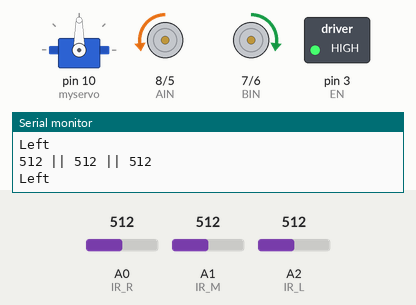
The sketch below on a simulated Arduino Uno, built with avr-gcc and run on an emulated ATmega328P. On the bench: servo, direction and speed pins drawn as motors (green arrow = direction pin HIGH = forward, orange = LOW = backward, longer = more drive), switched loads named in the sketch (green lamp = pin HIGH), the last lines printed to the serial monitor. Inputs (shaded band) come from the test bench; at power-on: A2 (IR_L) = 512, A0 (IR_R) = 512, A1 (IR_M) = 512. Random numbers use the default seed unless the sketch sets one.

Above: at 1.3 s.
1.4 s: A2 (IR_L) set to 216
2.9 s: A2 (IR_L) set to 185
At 4.2 s:
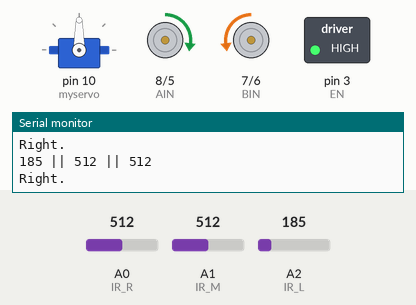
4.5 s: A0 (IR_R) set to 213
6.0 s: A0 (IR_R) set to 189
At 6.6 s:
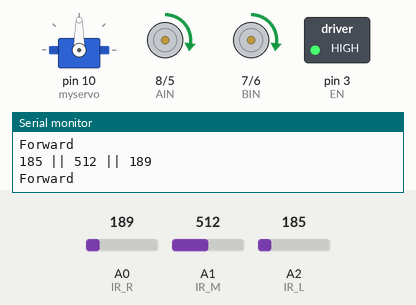
7.5 s: A1 (IR_M) set to 217
9.0 s: A1 (IR_M) set to 192
At 10.3 s:
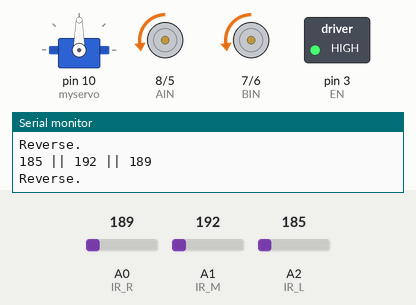
Timing chart, 0 to 11.5 s (numbered marks = the images above; inputs shaded):
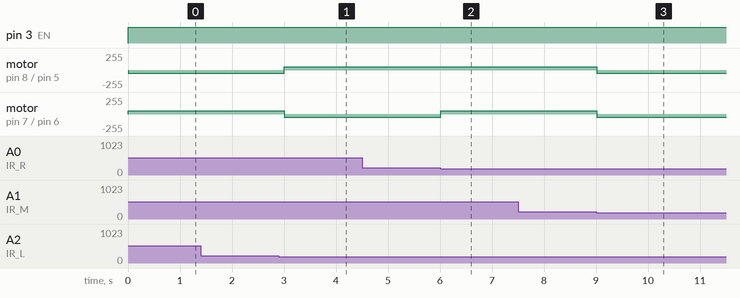

Measured:
- the behaviour switches between 200 and 199 on A2 (IR_L) (found by bisection; images 0 and 1)
- the behaviour switches between 201 and 200 on A0 (IR_R) (found by bisection; images 1 and 2)
- the behaviour switches between 200 and 199 on A1 (IR_M) (found by bisection; images 2 and 3)
- after the input at 2.9 s, motor on pin 8 (AIN) / pin 5 (PWMA): backward 50/255 → forward 50/255 after 0.11 s; motor on pin 7 (BIN) / pin 6 (PWMB): forward 50/255 → backward 50/255 after 0.11 s
- after the input at 6.0 s, motor on pin 7 (BIN) / pin 6 (PWMB): backward 50/255 → forward 50/255 at once
- after the input at 9.0 s, motor on pin 8 (AIN) / pin 5 (PWMA), motor on pin 7 (BIN) / pin 6 (PWMB): forward 50/255 → backward 50/255 at once

The sketch:

robot-obstactleavoidance0.ino
```cpp
//define variables, etc
#define PWMA 5 //right motor speed
#define PWMB 6 //left motor speed
#define BIN 7 //right motor direction
#define AIN 8 //left motor direction
#define EN 3 //enable pin -on/off
#define trigPin 13
#define echoPin 12
#define IR_L A2 //Left IR
#define IR_M A1 //Middle IR
#define IR_R A0 //Right IR
long duration;
int distance;
int speed = 110;
int speedSlow = 50;
int speedSlow2 = 40;
int findAngle = 0;
int leftIR = analogRead(IR_L);
int midIR = analogRead(IR_M);
int rightIR = analogRead(IR_R);

//servo setup
#include <Servo.h>
Servo myservo; //create servo object to control a servo
int servoPos = 0; //store servo position

void setup() {
  // put your setup code here, to run once:
  pinMode(PWMA, OUTPUT);
  pinMode(PWMB, OUTPUT);
  pinMode(BIN, OUTPUT);
  pinMode(AIN, OUTPUT);
  pinMode(EN, OUTPUT);
  pinMode(trigPin, OUTPUT);
  pinMode(echoPin, INPUT);
  pinMode(A0, INPUT);
  pinMode(A1, INPUT);
  pinMode(A2, INPUT);
  Serial.begin(9600);
  //delay(2000);
  //servo();
  //delay(3000);
  myservo.attach(10); //attach servo to pin 10, or whichever number is in the parentheses
}

void loop() {
  //autoDrive();
  //servo();
  //servoFind();
  infrared();
  lineTrack2();
}

//automatic driving mode. robot drives forward, while using distance measurements from the ultrasonic sensor to avoid crashing into obstacles
void autoDrive() {
  forward(speed);
  antiCrash();
  printDist();
}

//turns all motors forwards, so the robot moves forward
void forward(int n) {
  digitalWrite(EN, HIGH);
  //right motors
  analogWrite(PWMA, n);
  digitalWrite(BIN, HIGH);
  //left motors
  analogWrite(PWMB, n);
  digitalWrite(AIN,HIGH);
  Serial.println("Forward");
  delay(500);
  printDist();
}

//turns right motors forward and left motors backwards, so robot rotates to the left
void left(int n) {
  digitalWrite(EN, HIGH);
  //right motors
  analogWrite(PWMA, n);
  digitalWrite(BIN, HIGH);
  //left motors
  analogWrite(PWMB, n);
  digitalWrite(AIN,LOW);
  Serial.println("Left");
  delay(500);
  printDist();
}

//turns left motors forward and right motors backwards, so robot rotates to the right
void right(int n) {
  digitalWrite(EN, HIGH);
  //right motors
  analogWrite(PWMA, n);
  digitalWrite(BIN, LOW);
  //left motors
  analogWrite(PWMB, n);
  digitalWrite(AIN,HIGH);
  Serial.println("Right.");
  delay(500);
  printDist();
}

//reverses robot
void reverse(int n) {
  digitalWrite(EN, HIGH);
  //right motors
  analogWrite(PWMA, n);
  digitalWrite(BIN, LOW);
  //left motors
  analogWrite(PWMB, n);
  digitalWrite(AIN,LOW);
  Serial.println("Reverse.");
  delay(500);
  printDist();
}

//stops robot
void stop() {
  digitalWrite(EN, LOW);
  Serial.println("Stopped.");
  printDist();
}

//detects distance using the ultrasound
int ultrasound() {
  digitalWrite(trigPin, LOW); //make sure that trigger starts off
  delayMicroseconds(2);
  digitalWrite(trigPin, HIGH); //make trigger send signal
  delayMicroseconds(10);
  digitalWrite(trigPin, LOW); //turns trigger off
  duration = pulseIn(echoPin, HIGH); //checks time from echo
  distance = duration * 0.034 / 2; //use speed of sound to calculate distance
  return distance;
}

//uses motors to move the robot away from obstacles
void avoid() {
  stop();
  //delay(500);
  reverse(speed);
  delay(300);
  randomDirection();
  delay(300);
  //delay(300);
}

//method that detects distance, then calls the avoid method to avoid obstaces
void antiCrash() {
  if(ultrasound() < 30) {
    avoid();
  }
}

//print distance from ultrasound into serial monitor
void printDist() {
  //Serial.print(ultrasound()); //call ultrasound method
  //Serial.println(" cm");
}

//randomizes the direction which the robot changes
void randomDirection() {
  int e = random(3);
  if (e == 1){
    right(speed);
  }
  else {
    left(speed);
  }
}

void servo() {
  for (int i = 1; i == 1; i += 1) {
    for(servoPos = 0; servoPos <= 180; servoPos += 1){ //goes from 0 degrees to 180 degrees
    myservo.write(servoPos); //tells servo to go to position in variable 'pos'
    delay(6); //waits 15ms for the servo to reach the position
    }
    for(servoPos = 180; servoPos >= 0; servoPos -= 1){
      myservo.write(servoPos);
      delay(6);
    }
  }
  /**
  for(servoPos = 0; servoPos <= 180; servoPos += 1){ //goes from 0 degrees to 180 degrees
    myservo.write(servoPos); //tells servo to go to position in variable 'pos'
    delay(6); //waits 15ms for the servo to reach the position
  }
  for(servoPos = 180; servoPos >= 0; servoPos -= 1){
    myservo.write(servoPos);
    delay(6);
  }
  **/
  if (servoPos = 90) {

  }
  /**
  for(servoPos = 90; servoPos >=0; servoPos +=0) {
    myservo.write(servoPos);
    delay(6);
  } **/
}

void stopServo() {
  servoPos += 0;
}

int e = 25;
int angleAdd = 5;
void servoFind() {
  //printDist();
  myservo.write(findAngle);
  delay(20);
  findAngle += angleAdd;
  Serial.println(findAngle);
  //Serial.print(findAngle);
  if (findAngle == 180) {
    angleAdd = angleAdd * -1;
  } else if (findAngle == 0) {
    angleAdd = angleAdd * -1;
  }
  while (ultrasound() <= e) {
    Serial.println(findAngle);
    //printDist();
    faceObject();
  }
}

void faceObject() {
  int accelDist = 300;
  int d = 20;
  int quitDist = 400;
  if (findAngle > 90) {
    myservo.write(90);
    delay(200);
    while (ultrasound() >= e && ultrasound() <= quitDist) {
      left(speedSlow);
      Serial.println(findAngle);
    }
    if (ultrasound() <= e) {
      stop();
      delay(300);
      while (ultrasound() > d && ultrasound() <= quitDist) {
      if (ultrasound() > accelDist) {
        forward(speed);
      }
      else {forward(speedSlow);}
      } while (ultrasound() < d) {
        reverse(speedSlow);
      }
    stop();
    }
  }
  else if (findAngle < 90) {
    myservo.write(90);
    delay(200);
    while (ultrasound() >= e && ultrasound() <= quitDist) {
      right(speedSlow);
      Serial.println(findAngle);
    }
    if (ultrasound() <= e) {
      stop();
      delay(300);
      while (ultrasound() > d && ultrasound() <= quitDist) {
      if (ultrasound() > accelDist) {
        forward(speed);
      }
      else {forward(speed);}
      } while (ultrasound() < d) {
        reverse(speedSlow);
      } while (ultrasound() > quitDist) {stop();}
      stop();
    }
  }
  else if (findAngle == 90) {
    myservo.write(90);
    delay(200);
    while (ultrasound() >= e && ultrasound() <= quitDist) {
      forward(speedSlow);
      Serial.println(findAngle);
    }
    if (ultrasound() <= e) {
        stop();
        delay(300);
        while (ultrasound() > d && ultrasound() <= quitDist) {
          if (ultrasound() > accelDist) {
            forward(speed);
          } else {forward(speedSlow);}
      } while (ultrasound() < d) {
        reverse(speedSlow);
      } while (ultrasound() > quitDist) {stop();}
      stop();
    }
  }
  else if (ultrasound() >= e) {
    stop();
    servoFind();
  }
}

void infrared() {
  leftIR = analogRead(IR_L);
  midIR = analogRead(IR_M);
  rightIR = analogRead(IR_R);
  Serial.print(leftIR); Serial.print(" || "); Serial.print(midIR); Serial.print(" || "); Serial.println(rightIR);
}

void lineTrack() {
  int delayms1 = 2;
  infrared();
  while (leftIR <= 100 && rightIR <= 100 && midIR >= 720) {
    forward(speedSlow2);
    delay(delayms1);
    stop();
    infrared();
  }
  while (leftIR >= 150 && rightIR <= 100 && midIR <= 100) {
    left(speedSlow2);
    delay(delayms1);
    stop();
    infrared();
  }
  while (leftIR >= 150 && rightIR <= 100 && midIR >= 150) {
    left(speedSlow2);
    delay(delayms1);
    stop();
    infrared();
  }
  while (leftIR <= 100 && rightIR >= 600 && midIR <= 100) {
    right(speedSlow2);
    delay(delayms1);
    stop();
    infrared();
  }
  while (leftIR <= 100 && rightIR >= 150 && midIR >= 150) {
    right(speedSlow2);
    delay(delayms1);
    stop();
    infrared();
  }
  while (leftIR <=300 && rightIR <=300 && midIR <=300) {
    reverse(speedSlow2);
    delay(1);
    stop();
    infrared();
  }
  while (leftIR >=150 && rightIR >=150) {
    reverse(speedSlow2);
    delay(1);
    stop();
    infrared();
  }
}

void lineTrack2(){
  //lineAvoid();
  int angle = 200;
  if(midIR >= angle && leftIR <= angle && rightIR <= angle){
    forward(speedSlow);
    //lineAvoid();
  }
  else if(leftIR >= angle){
    left(speedSlow);
    //lineAvoid();
  }
  else if(rightIR >= angle){
    right(speedSlow);
    //lineAvoid();
  }
  else if(midIR <= angle && leftIR <= angle && rightIR <= angle){
    reverse(speedSlow);
    //lineAvoid();
  }
}

void lineAvoid() {

}

void objectAvoid(){
  if(ultrasound() > 30){
    stop();
    delay(100);
    right(speed);
    delay(1000 );
    forward(speed);

  }
  else{
    infrared();
    lineTrack2();
  }
}
```
